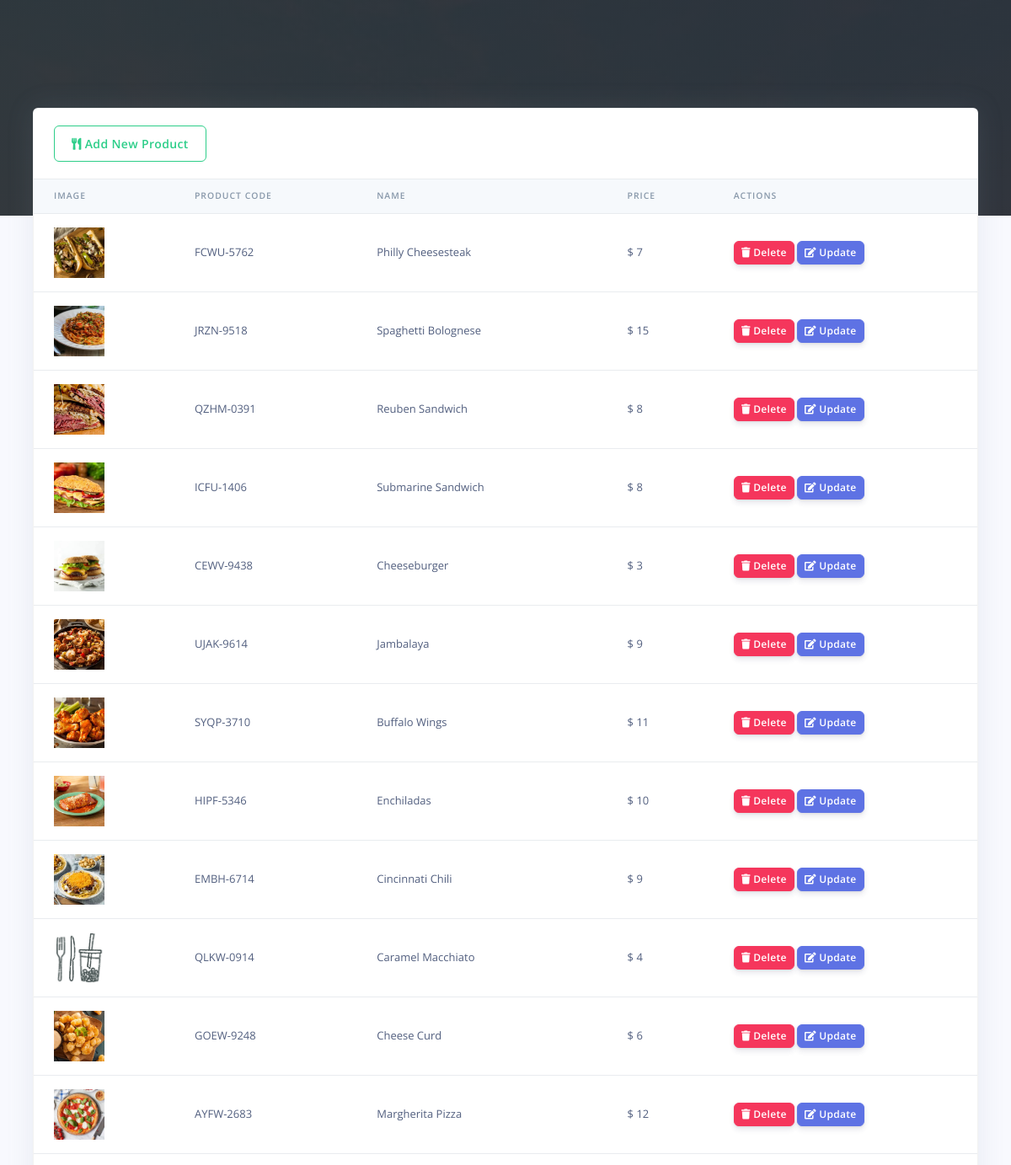
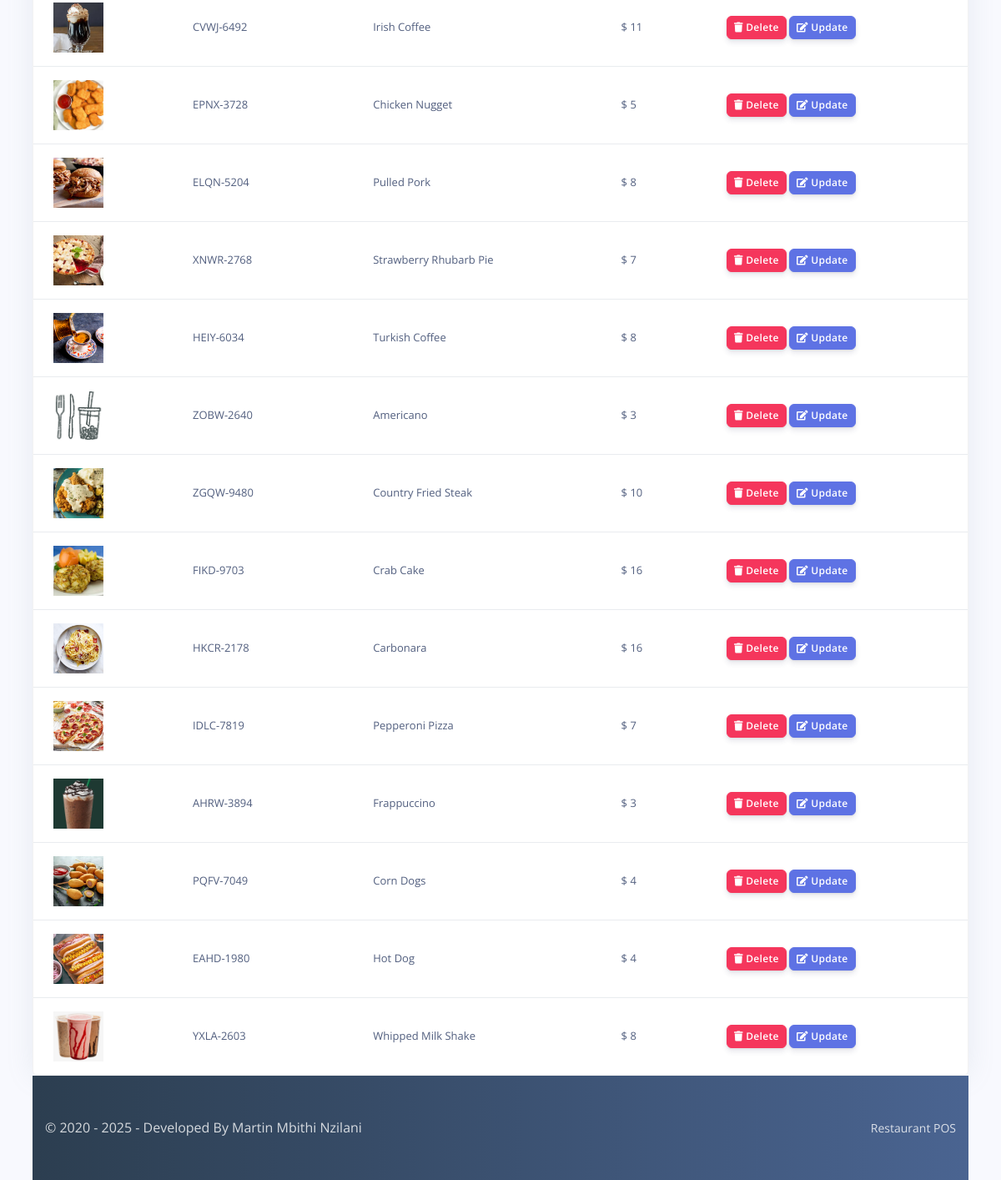
The app's page /Restro/admin/products.php (signed in) with its own data (2 pictures, top to bottom).
### tables this page shows
CREATE TABLE `rpos_products` (
  `prod_id` varchar(200) NOT NULL,
  `prod_code` varchar(200) NOT NULL,
  `prod_name` varchar(200) NOT NULL,
  `prod_img` varchar(200) NOT NULL,
  `prod_desc` longtext NOT NULL,
  `prod_price` varchar(200) NOT NULL,
  `created_at` timestamp(6) NOT NULL DEFAULT CURRENT_TIMESTAMP(6) ON UPDATE CURRENT_TIMESTAMP(6)
);

### Restro/admin/products.php (the view, shortened to what this page needs)
<?php
include('config/config.php');
require_once('partials/_head.php');
?>
<body>
  <div class="main-content">
    <div class="container-fluid mt--8">
      <div class="row">
        <div class="col">
          <div class="card shadow">
            <div class="card-header border-0">
              <a href="add_product.php" class="btn btn-outline-success">
                <i class="fas fa-utensils"></i>
                Add New Product
              </a>
            </div>
            <div class="table-responsive">
              <table class="table align-items-center table-flush">
                <thead class="thead-light">
                  <tr>
                    <th scope="col">Image</th>
                    <th scope="col">Product Code</th>
                    <th scope="col">Name</th>
                    <th scope="col">Price</th>
                    <th scope="col">Actions</th>
                  </tr>
                </thead>
                <tbody>
                  <?php
                  $ret = "SELECT * FROM  rpos_products ";
                  $stmt = $mysqli->prepare($ret);
                  $stmt->execute();
                  $res = $stmt->get_result();
                  while ($prod = $res->fetch_object()) {
                  ?>
                    <tr>
                      <td>
                        <?php
                        if ($prod->prod_img) {
                          echo "<img src='assets/img/products/$prod->prod_img' height='60' width='60 class='img-thumbnail'>";
                        } else {
                          echo "<img src='assets/img/products/default.jpg' height='60' width='60 class='img-thumbnail'>";
                        }
                        ?>
                      </td>
                      <td><?php echo $prod->prod_code; ?></td>
                      <td><?php echo $prod->prod_name; ?></td>
                      <td>$ <?php echo $prod->prod_price; ?></td>
                      <td>
                        <a href="products.php?delete=<?php echo $prod->prod_id; ?>">
                          <button class="btn btn-sm btn-danger">
                            <i class="fas fa-trash"></i>
                            Delete
                          </button>
                        </a>
                        <a href="update_product.php?update=<?php echo $prod->prod_id; ?>">
                          <button class="btn btn-sm btn-primary">
                            <i class="fas fa-edit"></i>
                            Update
                          </button>
                        </a>
                      </td>
                    </tr>
                  <?php } ?>
                </tbody>
              </table>
            </div>
          </div>
        </div>
      </div>
      <?php
      require_once('partials/_footer.php');
      ?>
    </div>
  </div>
</body>
</html>

### records on screen
rpos_products: prod_img (picture), prod_code "FCWU-5762", prod_name "Philly Cheesesteak", prod_price "7"
rpos_products: prod_img (picture), prod_code "JRZN-9518", prod_name "Spaghetti Bolognese", prod_price "15"
rpos_products: prod_img (picture), prod_code "QZHM-0391", prod_name "Reuben Sandwich", prod_price "8"
rpos_products: prod_img (picture), prod_code "ICFU-1406", prod_name "Submarine Sandwich", prod_price "8"
rpos_products: prod_img (picture), prod_code "CEWV-9438", prod_name "Cheeseburger", prod_price "3"
rpos_products: prod_img (picture), prod_code "UJAK-9614", prod_name "Jambalaya", prod_price "9"
rpos_products: prod_img (picture), prod_code "SYQP-3710", prod_name "Buffalo Wings", prod_price "11"
rpos_products: prod_img (picture), prod_code "HIPF-5346", prod_name "Enchiladas", prod_price "10"
rpos_products: prod_img (picture), prod_code "EMBH-6714", prod_name "Cincinnati Chili", prod_price "9"
rpos_products: prod_code "QLKW-0914", prod_name "Caramel Macchiato", prod_price "4"
rpos_products: prod_img (picture), prod_code "GOEW-9248", prod_name "Cheese Curd", prod_price "6"
rpos_products: prod_img (picture), prod_code "AYFW-2683", prod_name "Margherita Pizza", prod_price "12"
rpos_products: prod_img (picture), prod_code "CVWJ-6492", prod_name "Irish Coffee", prod_price "11"
rpos_products: prod_img (picture), prod_code "EPNX-3728", prod_name "Chicken Nugget", prod_price "5"
rpos_products: prod_img (picture), prod_code "ELQN-5204", prod_name "Pulled Pork", prod_price "8"
rpos_products: prod_img (picture), prod_code "XNWR-2768", prod_name "Strawberry Rhubarb Pie", prod_price "7"
rpos_products: prod_img (picture), prod_code "HEIY-6034", prod_name "Turkish Coffee", prod_price "8"
rpos_products: prod_code "ZOBW-2640", prod_name "Americano", prod_price "3"
rpos_products: prod_img (picture), prod_code "ZGQW-9480", prod_name "Country Fried Steak", prod_price "10"
rpos_products: prod_img (picture), prod_code "FIKD-9703", prod_name "Crab Cake", prod_price "16"
rpos_products: prod_img (picture), prod_code "HKCR-2178", prod_name "Carbonara", prod_price "16"
rpos_products: prod_img (picture), prod_code "IDLC-7819", prod_name "Pepperoni Pizza", prod_price "7"
rpos_products: prod_img (picture), prod_code "AHRW-3894", prod_name "Frappuccino", prod_price "3"
rpos_products: prod_img (picture), prod_code "PQFV-7049", prod_name "Corn Dogs", prod_price "4"
rpos_products: prod_img (picture), prod_code "EAHD-1980", prod_name "Hot Dog", prod_price "4"
rpos_products: prod_img (picture), prod_code "YXLA-2603", prod_name "Whipped Milk Shake", prod_price "8"
